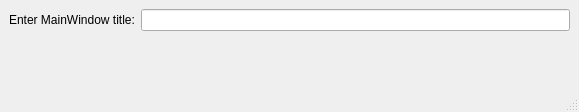
<?xml version="1.0" encoding="UTF-8"?>
<ui version="4.0">
 <class>MainWindow</class>
 <widget class="QMainWindow" name="MainWindow">
  <property name="geometry">
   <rect>
    <x>0</x>
    <y>0</y>
    <width>579</width>
    <height>112</height>
   </rect>
  </property>
  <property name="windowTitle">
   <string>Home work for lesson 4</string>
  </property>
  <widget class="QWidget" name="centralwidget">
   <layout class="QGridLayout" name="gridLayout">
    <item row="0" column="0">
     <layout class="QHBoxLayout" name="horizontalLayout">
      <item>
       <widget class="QLabel" name="label">
        <property name="text">
         <string>Enter MainWindow title:</string>
        </property>
       </widget>
      </item>
      <item>
       <widget class="QLineEdit" name="lineEdit"/>
      </item>
     </layout>
    </item>
    <item row="1" column="0">
     <spacer name="verticalSpacer">
      <property name="orientation">
       <enum>Qt::Vertical</enum>
      </property>
      <property name="sizeHint" stdset="0">
       <size>
        <width>20</width>
        <height>14</height>
       </size>
      </property>
     </spacer>
    </item>
   </layout>
  </widget>
  <widget class="QMenuBar" name="menubar">
   <property name="geometry">
    <rect>
     <x>0</x>
     <y>0</y>
     <width>579</width>
     <height>22</height>
    </rect>
   </property>
  </widget>
  <widget class="QStatusBar" name="statusbar"/>
 </widget>
 <resources/>
 <connections/>
</ui>
